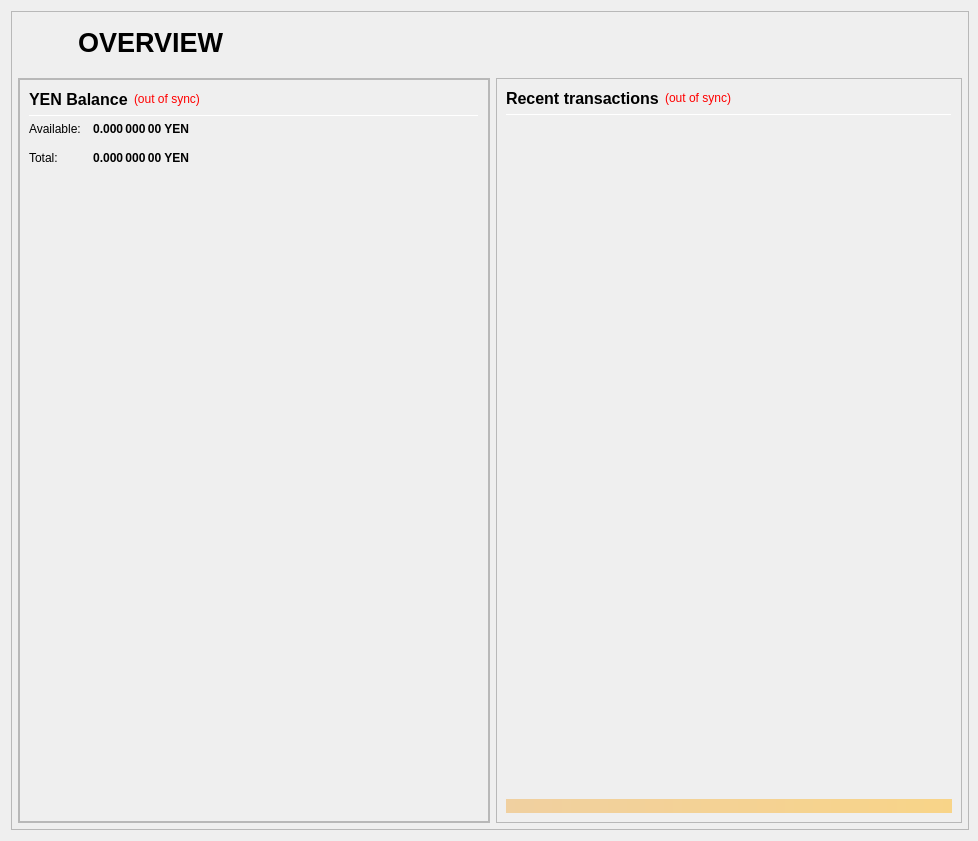
<?xml version="1.0" encoding="UTF-8"?>
<ui version="4.0">
 <class>OverviewPage</class>
 <widget class="QWidget" name="OverviewPage">
  <property name="geometry">
   <rect>
    <x>0</x>
    <y>0</y>
    <width>978</width>
    <height>841</height>
   </rect>
  </property>
  <property name="minimumSize">
   <size>
    <width>960</width>
    <height>682</height>
   </size>
  </property>
  <property name="windowTitle">
   <string>Form</string>
  </property>
  <layout class="QVBoxLayout" name="topLayout" stretch="1">
   <property name="rightMargin">
    <number>9</number>
   </property>
   <item>
    <widget class="QFrame" name="frame_BG">
     <property name="minimumSize">
      <size>
       <width>850</width>
       <height>610</height>
      </size>
     </property>
     <property name="maximumSize">
      <size>
       <width>16777215</width>
       <height>16777215</height>
      </size>
     </property>
     <property name="frameShape">
      <enum>QFrame::StyledPanel</enum>
     </property>
     <property name="frameShadow">
      <enum>QFrame::Raised</enum>
     </property>
     <layout class="QVBoxLayout" name="verticalLayout_3" stretch="1">
      <property name="leftMargin">
       <number>0</number>
      </property>
      <property name="topMargin">
       <number>0</number>
      </property>
      <property name="rightMargin">
       <number>0</number>
      </property>
      <property name="bottomMargin">
       <number>6</number>
      </property>
      <item>
       <layout class="QVBoxLayout" name="verticalLayout_Master" stretch="0,1">
        <property name="leftMargin">
         <number>0</number>
        </property>
        <property name="topMargin">
         <number>0</number>
        </property>
        <property name="rightMargin">
         <number>0</number>
        </property>
        <property name="bottomMargin">
         <number>0</number>
        </property>
        <item>
         <widget class="QFrame" name="frame_Header">
          <layout class="QVBoxLayout" name="verticalLayout_Header" stretch="0">
           <property name="leftMargin">
            <number>0</number>
           </property>
           <property name="topMargin">
            <number>0</number>
           </property>
           <property name="rightMargin">
            <number>0</number>
           </property>
           <property name="bottomMargin">
            <number>0</number>
           </property>
           <item>
            <layout class="QHBoxLayout" name="horizontalLayout_Header" stretch="0,0,0">
             <property name="spacing">
              <number>6</number>
             </property>
             <item>
              <widget class="QLabel" name="labelOverviewHeaderRight">
               <property name="minimumSize">
                <size>
                 <width>60</width>
                 <height>60</height>
                </size>
               </property>
               <property name="maximumSize">
                <size>
                 <width>60</width>
                 <height>60</height>
                </size>
               </property>
               <property name="font">
                <font>
                 <pointsize>14</pointsize>
                </font>
               </property>
               <property name="text">
                <string/>
               </property>
               <property name="alignment">
                <set>Qt::AlignRight|Qt::AlignTrailing|Qt::AlignVCenter</set>
               </property>
              </widget>
             </item>
             <item>
              <widget class="QLabel" name="labelOverviewHeaderLeft">
               <property name="minimumSize">
                <size>
                 <width>464</width>
                 <height>60</height>
                </size>
               </property>
               <property name="maximumSize">
                <size>
                 <width>16777215</width>
                 <height>60</height>
                </size>
               </property>
               <property name="font">
                <font>
                 <pointsize>20</pointsize>
                 <weight>75</weight>
                 <bold>true</bold>
                </font>
               </property>
               <property name="text">
                <string>OVERVIEW</string>
               </property>
               <property name="alignment">
                <set>Qt::AlignLeading|Qt::AlignLeft|Qt::AlignVCenter</set>
               </property>
              </widget>
             </item>
             <item>
              <spacer name="horizontalSpacer_Header">
               <property name="orientation">
                <enum>Qt::Horizontal</enum>
               </property>
               <property name="sizeHint" stdset="0">
                <size>
                 <width>40</width>
                 <height>20</height>
                </size>
               </property>
              </spacer>
             </item>
            </layout>
           </item>
          </layout>
         </widget>
        </item>
        <item>
         <widget class="QFrame" name="frame_Content">
          <layout class="QVBoxLayout" name="verticalLayout_Content">
           <property name="leftMargin">
            <number>6</number>
           </property>
           <property name="topMargin">
            <number>0</number>
           </property>
           <property name="rightMargin">
            <number>6</number>
           </property>
           <property name="bottomMargin">
            <number>0</number>
           </property>
           <item>
            <layout class="QHBoxLayout" name="horizontalLayout_Content" stretch="1,1">
             <property name="spacing">
              <number>6</number>
             </property>
             <item>
              <layout class="QVBoxLayout" name="verticalLayout_left" stretch="1">
               <item>
                <widget class="QFrame" name="frameObfuscation">
                 <property name="minimumSize">
                  <size>
                   <width>0</width>
                   <height>0</height>
                  </size>
                 </property>
                 <property name="frameShape">
                  <enum>QFrame::StyledPanel</enum>
                 </property>
                 <property name="frameShadow">
                  <enum>QFrame::Raised</enum>
                 </property>
                 <layout class="QVBoxLayout" name="verticalLayout" stretch="0">
                  <property name="leftMargin">
                   <number>0</number>
                  </property>
                  <property name="topMargin">
                   <number>0</number>
                  </property>
                  <property name="rightMargin">
                   <number>0</number>
                  </property>
                  <property name="bottomMargin">
                   <number>0</number>
                  </property>
                  <item>
                   <widget class="QFrame" name="frame_CombinedBalances">
                    <property name="minimumSize">
                     <size>
                      <width>470</width>
                      <height>0</height>
                     </size>
                    </property>
                    <property name="frameShape">
                     <enum>QFrame::StyledPanel</enum>
                    </property>
                    <property name="frameShadow">
                     <enum>QFrame::Raised</enum>
                    </property>
                    <layout class="QVBoxLayout" name="verticalLayout_5">
                     <item>
                      <layout class="QHBoxLayout" name="horizontalLayout_5" stretch="0,0,0">
                       <item>
                        <widget class="QLabel" name="label_5z">
                         <property name="minimumSize">
                          <size>
                           <width>0</width>
                           <height>20</height>
                          </size>
                         </property>
                         <property name="font">
                          <font>
                           <pointsize>12</pointsize>
                           <weight>75</weight>
                           <bold>true</bold>
                          </font>
                         </property>
                         <property name="toolTip">
                          <string>Combined Balance (including unconfirmed and immature coins)</string>
                         </property>
                         <property name="text">
                          <string>YEN Balance</string>
                         </property>
                        </widget>
                       </item>
                       <item>
                        <widget class="QLabel" name="labelWalletStatus">
                         <property name="cursor">
                          <cursorShape>WhatsThisCursor</cursorShape>
                         </property>
                         <property name="toolTip">
                          <string>The displayed information may be out of date. Your wallet automatically synchronizes with the YEN network after a connection is established, but this process has not completed yet.</string>
                         </property>
                         <property name="styleSheet">
                          <string notr="true">QLabel { color: red; }</string>
                         </property>
                         <property name="text">
                          <string notr="true">(out of sync)</string>
                         </property>
                         <property name="alignment">
                          <set>Qt::AlignLeading|Qt::AlignLeft|Qt::AlignVCenter</set>
                         </property>
                        </widget>
                       </item>
                       <item>
                        <spacer name="horizontalSpacer_1">
                         <property name="orientation">
                          <enum>Qt::Horizontal</enum>
                         </property>
                         <property name="sizeHint" stdset="0">
                          <size>
                           <width>40</width>
                           <height>20</height>
                          </size>
                         </property>
                        </spacer>
                       </item>
                      </layout>
                     </item>
                     <item>
                      <widget class="Line" name="line_CombinedBalance">
                       <property name="minimumSize">
                        <size>
                         <width>0</width>
                         <height>1</height>
                        </size>
                       </property>
                       <property name="maximumSize">
                        <size>
                         <width>16777215</width>
                         <height>1</height>
                        </size>
                       </property>
                       <property name="orientation">
                        <enum>Qt::Horizontal</enum>
                       </property>
                      </widget>
                     </item>
                     <item>
                      <layout class="QGridLayout" name="gridLayout_3">
                       <property name="spacing">
                        <number>12</number>
                       </property>
                       <item row="1" column="0">
                        <widget class="QLabel" name="labelBalanceTextz">
                         <property name="text">
                          <string>Available:</string>
                         </property>
                        </widget>
                       </item>
                       <item row="1" column="1">
                        <widget class="QLabel" name="labelBalancez">
                         <property name="font">
                          <font>
                           <weight>75</weight>
                           <bold>true</bold>
                          </font>
                         </property>
                         <property name="cursor">
                          <cursorShape>IBeamCursor</cursorShape>
                         </property>
                         <property name="toolTip">
                          <string>Your current spendable balance</string>
                         </property>
                         <property name="text">
                          <string notr="true">0.000 000 00 YEN</string>
                         </property>
                         <property name="alignment">
                          <set>Qt::AlignRight|Qt::AlignTrailing|Qt::AlignVCenter</set>
                         </property>
                         <property name="textInteractionFlags">
                          <set>Qt::LinksAccessibleByMouse|Qt::TextSelectableByKeyboard|Qt::TextSelectableByMouse</set>
                         </property>
                        </widget>
                       </item>
                       <item row="2" column="0">
                        <widget class="QLabel" name="labelTotalTextz">
                         <property name="text">
                          <string>Total:</string>
                         </property>
                        </widget>
                       </item>
                       <item row="2" column="1">
                        <widget class="QLabel" name="labelTotalz">
                         <property name="font">
                          <font>
                           <weight>75</weight>
                           <bold>true</bold>
                          </font>
                         </property>
                         <property name="cursor">
                          <cursorShape>IBeamCursor</cursorShape>
                         </property>
                         <property name="toolTip">
                          <string>Total Balance, including all unavailable coins.</string>
                         </property>
                         <property name="text">
                          <string notr="true">0.000 000 00 YEN</string>
                         </property>
                         <property name="alignment">
                          <set>Qt::AlignRight|Qt::AlignTrailing|Qt::AlignVCenter</set>
                         </property>
                         <property name="textInteractionFlags">
                          <set>Qt::LinksAccessibleByMouse|Qt::TextSelectableByKeyboard|Qt::TextSelectableByMouse</set>
                         </property>
                        </widget>
                       </item>
                       <item row="2" column="3">
                        <spacer name="horizontalSpacer_2">
                         <property name="orientation">
                          <enum>Qt::Horizontal</enum>
                         </property>
                         <property name="sizeHint" stdset="0">
                          <size>
                           <width>40</width>
                           <height>20</height>
                          </size>
                         </property>
                        </spacer>
                       </item>
                      </layout>
                     </item>
                     <item>
                      <spacer name="verticalSpacer_1">
                       <property name="orientation">
                        <enum>Qt::Vertical</enum>
                       </property>
                       <property name="sizeHint" stdset="0">
                        <size>
                         <width>20</width>
                         <height>40</height>
                        </size>
                       </property>
                      </spacer>
                     </item>
                    </layout>
                   </widget>
                  </item>
                 </layout>
                </widget>
               </item>
              </layout>
             </item>
             <item>
              <layout class="QVBoxLayout" name="verticalLayout_right" stretch="1">
               <item>
                <widget class="QFrame" name="frame_RecentTransactions">
                 <property name="minimumSize">
                  <size>
                   <width>0</width>
                   <height>0</height>
                  </size>
                 </property>
                 <property name="frameShape">
                  <enum>QFrame::StyledPanel</enum>
                 </property>
                 <property name="frameShadow">
                  <enum>QFrame::Raised</enum>
                 </property>
                 <layout class="QVBoxLayout" name="verticalLayout_1" stretch="0,0,0,0,0">
                  <item>
                   <layout class="QHBoxLayout" name="horizontalLayout_2">
                    <item>
                     <widget class="QLabel" name="label_4">
                      <property name="minimumSize">
                       <size>
                        <width>0</width>
                        <height>20</height>
                       </size>
                      </property>
                      <property name="font">
                       <font>
                        <pointsize>12</pointsize>
                        <weight>75</weight>
                        <bold>true</bold>
                       </font>
                      </property>
                      <property name="text">
                       <string>Recent transactions</string>
                      </property>
                     </widget>
                    </item>
                    <item>
                     <widget class="QLabel" name="labelTransactionsStatus">
                      <property name="cursor">
                       <cursorShape>WhatsThisCursor</cursorShape>
                      </property>
                      <property name="toolTip">
                       <string>The displayed information may be out of date. Your wallet automatically synchronizes with the YEN network after a connection is established, but this process has not completed yet.</string>
                      </property>
                      <property name="styleSheet">
                       <string notr="true">QLabel { color: red; }</string>
                      </property>
                      <property name="text">
                       <string notr="true">(out of sync)</string>
                      </property>
                      <property name="alignment">
                       <set>Qt::AlignRight|Qt::AlignTrailing|Qt::AlignVCenter</set>
                      </property>
                     </widget>
                    </item>
                    <item>
                     <spacer name="horizontalSpacer">
                      <property name="orientation">
                       <enum>Qt::Horizontal</enum>
                      </property>
                      <property name="sizeHint" stdset="0">
                       <size>
                        <width>40</width>
                        <height>20</height>
                       </size>
                      </property>
                     </spacer>
                    </item>
                   </layout>
                  </item>
                  <item>
                   <widget class="Line" name="line">
                    <property name="minimumSize">
                     <size>
                      <width>0</width>
                      <height>1</height>
                     </size>
                    </property>
                    <property name="maximumSize">
                     <size>
                      <width>16777215</width>
                      <height>1</height>
                     </size>
                    </property>
                    <property name="orientation">
                     <enum>Qt::Horizontal</enum>
                    </property>
                   </widget>
                  </item>
                  <item>
                   <widget class="QListView" name="listTransactions">
                    <property name="minimumSize">
                     <size>
                      <width>0</width>
                      <height>0</height>
                     </size>
                    </property>
                    <property name="styleSheet">
                     <string notr="true">QListView { background: transparent; }</string>
                    </property>
                    <property name="frameShape">
                     <enum>QFrame::NoFrame</enum>
                    </property>
                    <property name="verticalScrollBarPolicy">
                     <enum>Qt::ScrollBarAlwaysOff</enum>
                    </property>
                    <property name="horizontalScrollBarPolicy">
                     <enum>Qt::ScrollBarAlwaysOff</enum>
                    </property>
                    <property name="selectionMode">
                     <enum>QAbstractItemView::NoSelection</enum>
                    </property>
                   </widget>
                  </item>
                  <item>
                   <spacer name="verticalSpacer_2">
                    <property name="orientation">
                     <enum>Qt::Vertical</enum>
                    </property>
                    <property name="sizeType">
                     <enum>QSizePolicy::Expanding</enum>
                    </property>
                    <property name="sizeHint" stdset="0">
                     <size>
                      <width>20</width>
                      <height>40</height>
                     </size>
                    </property>
                   </spacer>
                  </item>
                  <item>
                   <widget class="QLabel" name="labelAlerts">
                    <property name="maximumSize">
                     <size>
                      <width>16777215</width>
                      <height>16777215</height>
                     </size>
                    </property>
                    <property name="styleSheet">
                     <string notr="true">background-color: qlineargradient(x1: 0, y1: 0, x2: 1, y2: 0, stop:0 #F0D0A0, stop:1 #F8D488); color:#000000;</string>
                    </property>
                    <property name="text">
                     <string/>
                    </property>
                    <property name="wordWrap">
                     <bool>true</bool>
                    </property>
                    <property name="margin">
                     <number>3</number>
                    </property>
                   </widget>
                  </item>
                 </layout>
                </widget>
               </item>
              </layout>
             </item>
            </layout>
           </item>
          </layout>
         </widget>
        </item>
       </layout>
      </item>
     </layout>
    </widget>
   </item>
  </layout>
 </widget>
 <resources/>
 <connections/>
</ui>
